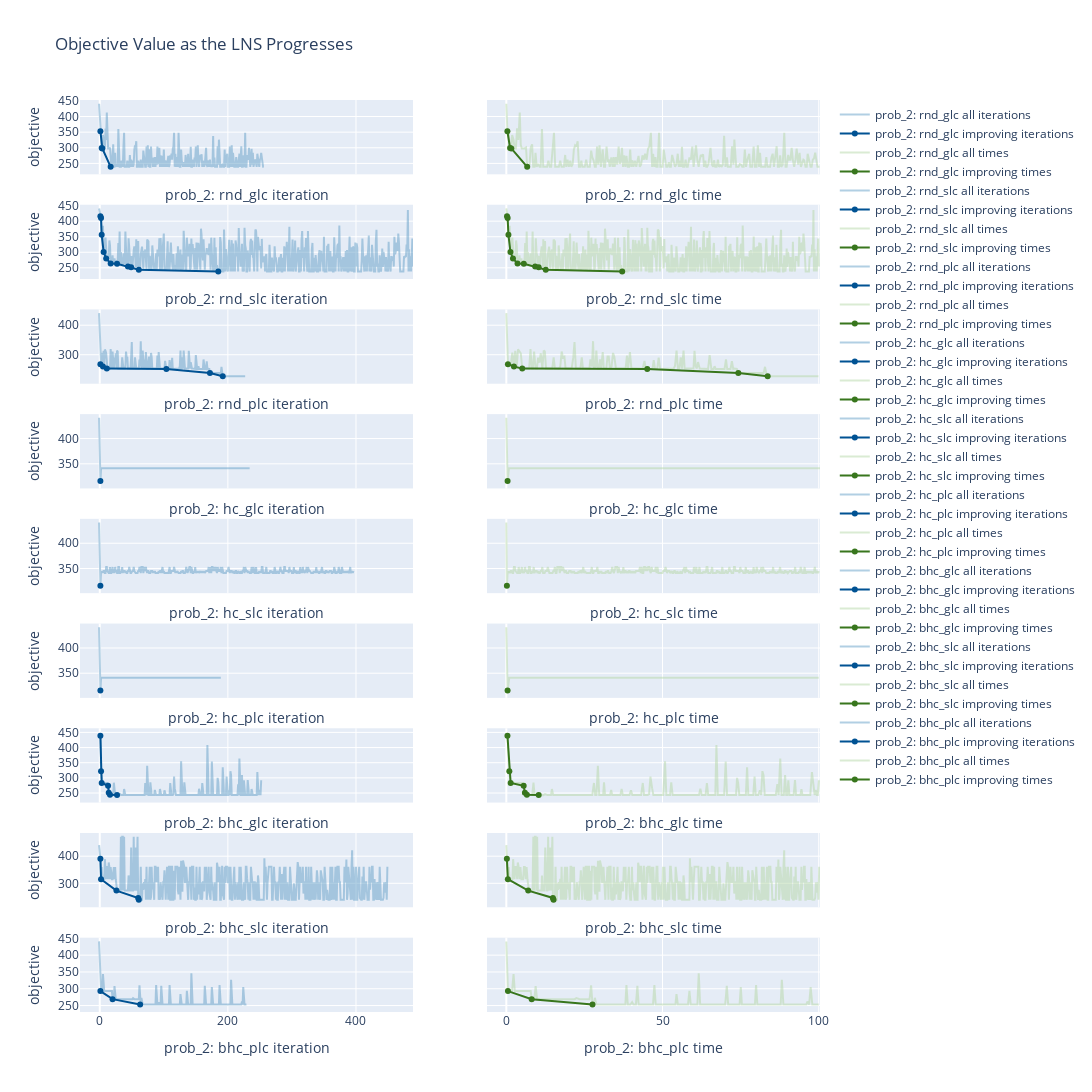

The notebook cell saved with this chart:
### Code cell
solvers_to_plot = problem_solvers[problem_2]

fig = make_subplots(
        rows=len(solvers_to_plot),
        cols=2,
        shared_yaxes=True,
        shared_xaxes=True,
    )

r = 1
for name, solver in solvers_to_plot.items():
    stats = get_solver_stats(solver)
    
    # transpartent light blue 
    fig.add_trace(go.Scatter(x=stats["iterations"],
                            y=stats["objectives"],
                            name=name+" all iterations",
                            opacity=0.5,
                            marker_color="#64a0c8",
                            ),
                row=r,
                col=1)
    
    # blue
    fig.add_trace(go.Scatter(x=stats["improving_iterations"],
                            y=stats["improving_objectives"],
                            name=name+" improving iterations",
                            marker_color="#005293",
                            ),
                row=r,
                col=1)

    # transparent light green
    fig.add_trace(go.Scatter(x=stats["times_found"],
                            y=stats["objectives"],
                            name=name+" all times",
                            opacity=0.5,
                            marker_color="#b6d7a8",
                            ),
                row=r,
                col=2)
    
    # green
    fig.add_trace(go.Scatter(x=stats["improving_times"],
                            y=stats["improving_objectives"],
                            name=name+" improving times",
                            marker_color="#38761d",
                            ),
                row=r,
                col=2)

    fig.update_xaxes(title_text=name + " iteration", row=r, col=1)
    fig.update_xaxes(title_text=name + " time", row=r, col=2)
    fig.update_yaxes(title_text="objective", row=r, col=1)

    r += 1

fig.update_layout(height=3200, width=1600, title_text="Objective Value as the LNS Progresses")
    

fig.show()

### Figure 1 — Plotly figure (JSON) as saved in the notebook; plotly's stock layout.template omitted (floating-point values rounded to 4 significant figures; data arrays with more than 128 entries replaced by an {"elided": "..."} marker saying what was removed)
{"data": [{"marker": {"color": "#64a0c8"}, "name": "prob_2: rnd_glc all iterations", "opacity": 0.5, "type": "scatter", "x": {"elided": "257 int values"}, "xaxis": "x", "y": {"elided": "257 int values"}, "yaxis": "y"}, {"marker": {"color": "#005293"}, "name": "prob_2: rnd_glc improving iterations", "type": "scatter", "x": [1, 3, 4, 17], "xaxis": "x", "y": [353, 299, 298, 239], "yaxis": "y"}, {"marker": {"color": "#b6d7a8"}, "name": "prob_2: rnd_glc all times", "opacity": 0.5, "type": "scatter", "x": {"elided": "257 str values"}, "xaxis": "x2", "y": {"elided": "257 int values"}, "yaxis": "y2"}, {"marker": {"color": "#38761d"}, "name": "prob_2: rnd_glc improving times", "type": "scatter", "x": ["0.35", "1.21", "1.60", "6.68"], "xaxis": "x2", "y": [353, 299, 298, 239], "yaxis": "y2"}, {"marker": {"color": "#64a0c8"}, "name": "prob_2: rnd_slc all iterations", "opacity": 0.5, "type": "scatter", "x": {"elided": "490 int values"}, "xaxis": "x3", "y": {"elided": "490 int values"}, "yaxis": "y3"}, {"marker": {"color": "#005293"}, "name": "prob_2: rnd_slc improving iterations", "type": "scatter", "x": [1, 2, 3, 6, 10, 17, 27, 44, 49, 61, 185], "xaxis": "x3", "y": [416, 410, 356, 301, 280, 264, 263, 254, 252, 244, 238], "yaxis": "y3"}, {"marker": {"color": "#b6d7a8"}, "name": "prob_2: rnd_slc all times", "opacity": 0.5, "type": "scatter", "x": {"elided": "490 str values"}, "xaxis": "x4", "y": {"elided": "490 int values"}, "yaxis": "y4"}, {"marker": {"color": "#38761d"}, "name": "prob_2: rnd_slc improving times", "type": "scatter", "x": ["0.23", "0.43", "0.68", "1.33", "2.13", "3.59", "5.60", "9.24", "10.36", "12.63", "37.09"], "xaxis": "x4", "y": [416, 410, 356, 301, 280, 264, 263, 254, 252, 244, 238], "yaxis": "y4"}, {"marker": {"color": "#64a0c8"}, "name": "prob_2: rnd_plc all iterations", "opacity": 0.5, "type": "scatter", "x": {"elided": "228 int values"}, "xaxis": "x5", "y": {"elided": "228 int values"}, "yaxis": "y5"}, {"marker": {"color": "#005293"}, "name": "prob_2: rnd_plc improving iterations", "type": "scatter", "x": [1, 5, 11, 104, 172, 192], "xaxis": "x5", "y": [268, 260, 253, 252, 238, 227], "yaxis": "y5"}, {"marker": {"color": "#b6d7a8"}, "name": "prob_2: rnd_plc all times", "opacity": 0.5, "type": "scatter", "x": {"elided": "228 str values"}, "xaxis": "x6", "y": {"elided": "228 int values"}, "yaxis": "y6"}, {"marker": {"color": "#38761d"}, "name": "prob_2: rnd_plc improving times", "type": "scatter", "x": ["0.52", "2.44", "5.11", "45.11", "74.26", "83.65"], "xaxis": "x6", "y": [268, 260, 253, 252, 238, 227], "yaxis": "y6"}, {"marker": {"color": "#64a0c8"}, "name": "prob_2: hc_glc all iterations", "opacity": 0.5, "type": "scatter", "x": {"elided": "235 int values"}, "xaxis": "x7", "y": {"elided": "235 int values"}, "yaxis": "y7"}, {"marker": {"color": "#005293"}, "name": "prob_2: hc_glc improving iterations", "type": "scatter", "x": [1], "xaxis": "x7", "y": [316], "yaxis": "y7"}, {"marker": {"color": "#b6d7a8"}, "name": "prob_2: hc_glc all times", "opacity": 0.5, "type": "scatter", "x": {"elided": "235 str values"}, "xaxis": "x8", "y": {"elided": "235 int values"}, "yaxis": "y8"}, {"marker": {"color": "#38761d"}, "name": "prob_2: hc_glc improving times", "type": "scatter", "x": ["0.41"], "xaxis": "x8", "y": [316], "yaxis": "y8"}, {"marker": {"color": "#64a0c8"}, "name": "prob_2: hc_slc all iterations", "opacity": 0.5, "type": "scatter", "x": {"elided": "397 int values"}, "xaxis": "x9", "y": {"elided": "397 int values"}, "yaxis": "y9"}, {"marker": {"color": "#005293"}, "name": "prob_2: hc_slc improving iterations", "type": "scatter", "x": [1], "xaxis": "x9", "y": [316], "yaxis": "y9"}, {"marker": {"color": "#b6d7a8"}, "name": "prob_2: hc_slc all times", "opacity": 0.5, "type": "scatter", "x": {"elided": "397 str values"}, "xaxis": "x10", "y": {"elided": "397 int values"}, "yaxis": "y10"}, {"marker": {"color": "#38761d"}, "name": "prob_2: hc_slc improving times", "type": "scatter", "x": ["0.19"], "xaxis": "x10", "y": [316], "yaxis": "y10"}, {"marker": {"color": "#64a0c8"}, "name": "prob_2: hc_plc all iterations", "opacity": 0.5, "type": "scatter", "x": {"elided": "190 int values"}, "xaxis": "x11", "y": {"elided": "190 int values"}, "yaxis": "y11"}, {"marker": {"color": "#005293"}, "name": "prob_2: hc_plc improving iterations", "type": "scatter", "x": [1], "xaxis": "x11", "y": [316], "yaxis": "y11"}, {"marker": {"color": "#b6d7a8"}, "name": "prob_2: hc_plc all times", "opacity": 0.5, "type": "scatter", "x": {"elided": "190 str values"}, "xaxis": "x12", "y": {"elided": "190 int values"}, "yaxis": "y12"}, {"marker": {"color": "#38761d"}, "name": "prob_2: hc_plc improving times", "type": "scatter", "x": ["0.41"], "xaxis": "x12", "y": [316], "yaxis": "y12"}, {"marker": {"color": "#64a0c8"}, "name": "prob_2: bhc_glc all iterations", "opacity": 0.5, "type": "scatter", "x": {"elided": "253 int values"}, "xaxis": "x13", "y": {"elided": "253 int values"}, "yaxis": "y13"}, {"marker": {"color": "#005293"}, "name": "prob_2: bhc_glc improving iterations", "type": "scatter", "x": [1, 2, 3, 13, 14, 16, 27], "xaxis": "x13", "y": [439, 322, 283, 274, 251, 244, 243], "yaxis": "y13"}, {"marker": {"color": "#b6d7a8"}, "name": "prob_2: bhc_glc all times", "opacity": 0.5, "type": "scatter", "x": {"elided": "253 str values"}, "xaxis": "x14", "y": {"elided": "253 int values"}, "yaxis": "y14"}, {"marker": {"color": "#38761d"}, "name": "prob_2: bhc_glc improving times", "type": "scatter", "x": ["0.37", "0.97", "1.39", "5.56", "5.95", "6.59", "10.37"], "xaxis": "x14", "y": [439, 322, 283, 274, 251, 244, 243], "yaxis": "y14"}, {"marker": {"color": "#64a0c8"}, "name": "prob_2: bhc_slc all iterations", "opacity": 0.5, "type": "scatter", "x": {"elided": "450 int values"}, "xaxis": "x15", "y": {"elided": "450 int values"}, "yaxis": "y15"}, {"marker": {"color": "#005293"}, "name": "prob_2: bhc_slc improving iterations", "type": "scatter", "x": [1, 2, 26, 60, 61], "xaxis": "x15", "y": [391, 315, 273, 246, 239], "yaxis": "y15"}, {"marker": {"color": "#b6d7a8"}, "name": "prob_2: bhc_slc all times", "opacity": 0.5, "type": "scatter", "x": {"elided": "450 str values"}, "xaxis": "x16", "y": {"elided": "450 int values"}, "yaxis": "y16"}, {"marker": {"color": "#38761d"}, "name": "prob_2: bhc_slc improving times", "type": "scatter", "x": ["0.18", "0.50", "7.01", "14.91", "15.12"], "xaxis": "x16", "y": [391, 315, 273, 246, 239], "yaxis": "y16"}, {"marker": {"color": "#64a0c8"}, "name": "prob_2: bhc_plc all iterations", "opacity": 0.5, "type": "scatter", "x": {"elided": "230 int values"}, "xaxis": "x17", "y": {"elided": "230 int values"}, "yaxis": "y17"}, {"marker": {"color": "#005293"}, "name": "prob_2: bhc_plc improving iterations", "type": "scatter", "x": [1, 20, 63], "xaxis": "x17", "y": [293, 269, 253], "yaxis": "y17"}, {"marker": {"color": "#b6d7a8"}, "name": "prob_2: bhc_plc all times", "opacity": 0.5, "type": "scatter", "x": {"elided": "230 str values"}, "xaxis": "x18", "y": {"elided": "230 int values"}, "yaxis": "y18"}, {"marker": {"color": "#38761d"}, "name": "prob_2: bhc_plc improving times", "type": "scatter", "x": ["0.52", "8.13", "27.59"], "xaxis": "x18", "y": [293, 269, 253], "yaxis": "y18"}], "layout": {"height": 3200, "title": {"text": "Objective Value as the LNS Progresses"}, "width": 1600, "xaxis": {"anchor": "y", "domain": [0, 0.45], "matches": "x17", "showticklabels": false, "title": {"text": "prob_2: rnd_glc iteration"}}, "xaxis10": {"anchor": "y10", "domain": [0.55, 1], "matches": "x18", "showticklabels": false, "title": {"text": "prob_2: hc_slc time"}}, "xaxis11": {"anchor": "y11", "domain": [0, 0.45], "matches": "x17", "showticklabels": false, "title": {"text": "prob_2: hc_plc iteration"}}, "xaxis12": {"anchor": "y12", "domain": [0.55, 1], "matches": "x18", "showticklabels": false, "title": {"text": "prob_2: hc_plc time"}}, "xaxis13": {"anchor": "y13", "domain": [0, 0.45], "matches": "x17", "showticklabels": false, "title": {"text": "prob_2: bhc_glc iteration"}}, "xaxis14": {"anchor": "y14", "domain": [0.55, 1], "matches": "x18", "showticklabels": false, "title": {"text": "prob_2: bhc_glc time"}}, "xaxis15": {"anchor": "y15", "domain": [0, 0.45], "matches": "x17", "showticklabels": false, "title": {"text": "prob_2: bhc_slc iteration"}}, "xaxis16": {"anchor": "y16", "domain": [0.55, 1], "matches": "x18", "showticklabels": false, "title": {"text": "prob_2: bhc_slc time"}}, "xaxis17": {"anchor": "y17", "domain": [0, 0.45], "title": {"text": "prob_2: bhc_plc iteration"}}, "xaxis18": {"anchor": "y18", "domain": [0.55, 1], "title": {"text": "prob_2: bhc_plc time"}}, "xaxis2": {"anchor": "y2", "domain": [0.55, 1], "matches": "x18", "showticklabels": false, "title": {"text": "prob_2: rnd_glc time"}}, "xaxis3": {"anchor": "y3", "domain": [0, 0.45], "matches": "x17", "showticklabels": false, "title": {"text": "prob_2: rnd_slc iteration"}}, "xaxis4": {"anchor": "y4", "domain": [0.55, 1], "matches": "x18", "showticklabels": false, "title": {"text": "prob_2: rnd_slc time"}}, "xaxis5": {"anchor": "y5", "domain": [0, 0.45], "matches": "x17", "showticklabels": false, "title": {"text": "prob_2: rnd_plc iteration"}}, "xaxis6": {"anchor": "y6", "domain": [0.55, 1], "matches": "x18", "showticklabels": false, "title": {"text": "prob_2: rnd_plc time"}}, "xaxis7": {"anchor": "y7", "domain": [0, 0.45], "matches": "x17", "showticklabels": false, "title": {"text": "prob_2: hc_glc iteration"}}, "xaxis8": {"anchor": "y8", "domain": [0.55, 1], "matches": "x18", "showticklabels": false, "title": {"text": "prob_2: hc_glc time"}}, "xaxis9": {"anchor": "y9", "domain": [0, 0.45], "matches": "x17", "showticklabels": false, "title": {"text": "prob_2: hc_slc iteration"}}, "yaxis": {"anchor": "x", "domain": [0.9185, 1], "title": {"text": "objective"}}, "yaxis10": {"anchor": "x10", "domain": [0.4593, 0.5407], "matches": "y9", "showticklabels": false}, "yaxis11": {"anchor": "x11", "domain": [0.3444, 0.4259], "title": {"text": "objective"}}, "yaxis12": {"anchor": "x12", "domain": [0.3444, 0.4259], "matches": "y11", "showticklabels": false}, "yaxis13": {"anchor": "x13", "domain": [0.2296, 0.3111], "title": {"text": "objective"}}, "yaxis14": {"anchor": "x14", "domain": [0.2296, 0.3111], "matches": "y13", "showticklabels": false}, "yaxis15": {"anchor": "x15", "domain": [0.1148, 0.1963], "title": {"text": "objective"}}, "yaxis16": {"anchor": "x16", "domain": [0.1148, 0.1963], "matches": "y15", "showticklabels": false}, "yaxis17": {"anchor": "x17", "domain": [0, 0.08148], "title": {"text": "objective"}}, "yaxis18": {"anchor": "x18", "domain": [0, 0.08148], "matches": "y17", "showticklabels": false}, "yaxis2": {"anchor": "x2", "domain": [0.9185, 1], "matches": "y", "showticklabels": false}, "yaxis3": {"anchor": "x3", "domain": [0.8037, 0.8852], "title": {"text": "objective"}}, "yaxis4": {"anchor": "x4", "domain": [0.8037, 0.8852], "matches": "y3", "showticklabels": false}, "yaxis5": {"anchor": "x5", "domain": [0.6889, 0.7704], "title": {"text": "objective"}}, "yaxis6": {"anchor": "x6", "domain": [0.6889, 0.7704], "matches": "y5", "showticklabels": false}, "yaxis7": {"anchor": "x7", "domain": [0.5741, 0.6556], "title": {"text": "objective"}}, "yaxis8": {"anchor": "x8", "domain": [0.5741, 0.6556], "matches": "y7", "showticklabels": false}, "yaxis9": {"anchor": "x9", "domain": [0.4593, 0.5407], "title": {"text": "objective"}}}}
